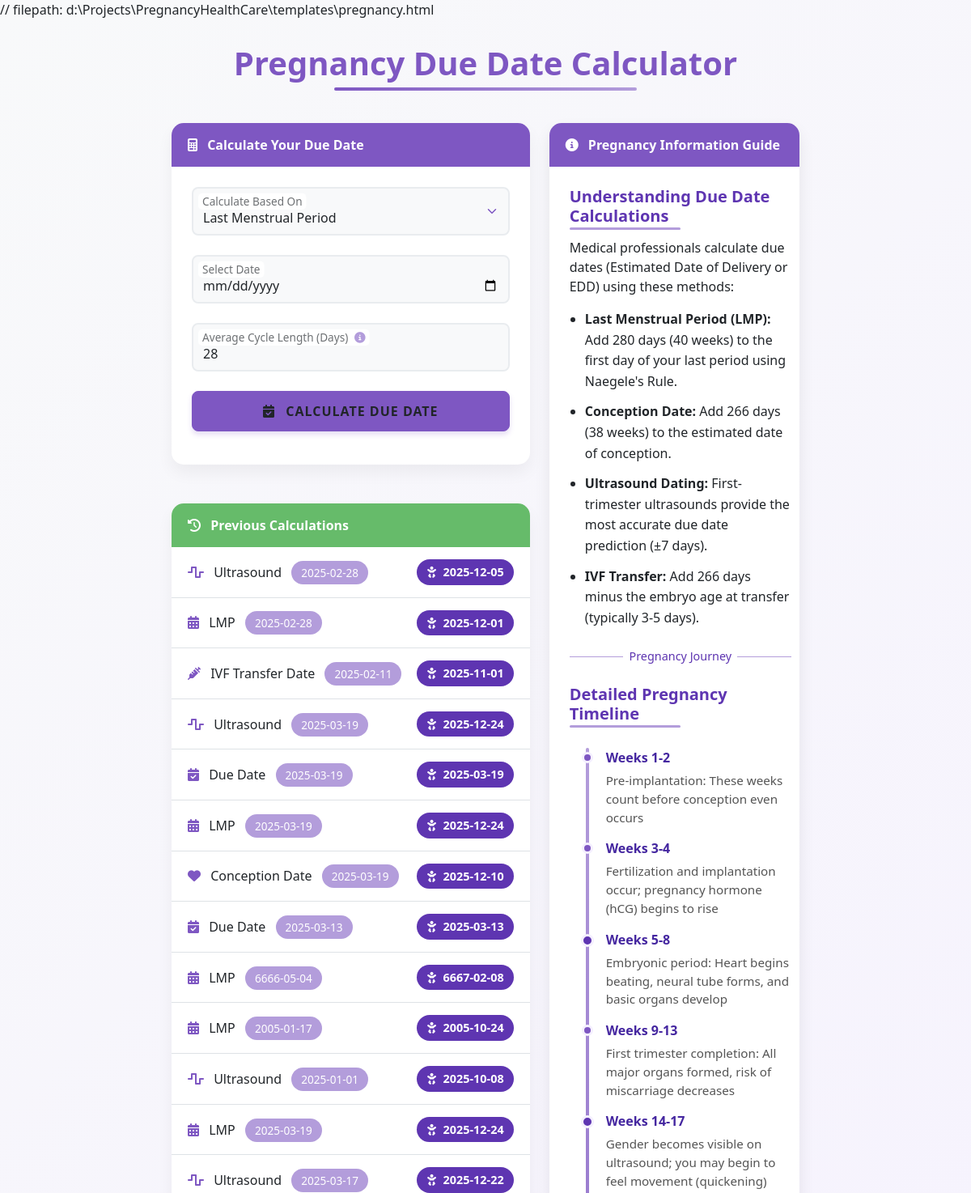
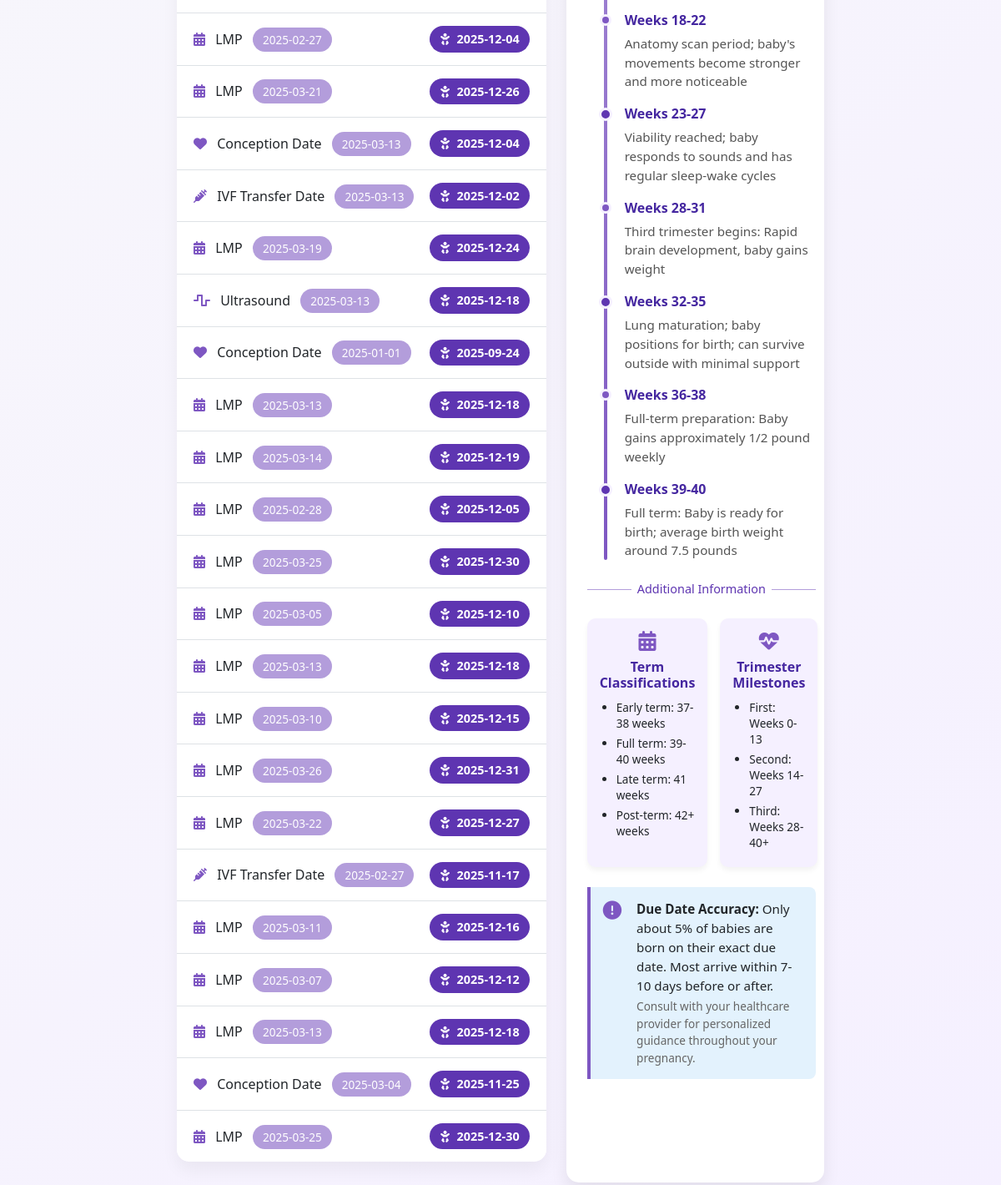
The page /pregnancy on the database its author committed (2 pictures, top to bottom).
### tables this page shows
CREATE TABLE pregnancy_records (
    
    id INTEGER PRIMARY KEY AUTOINCREMENT,
    date_type TEXT NOT NULL,
    input_date TEXT NOT NULL,
    cycle_length INTEGER DEFAULT 28,
    embryo_age INTEGER DEFAULT 0,
    calculated_due_date TEXT NOT NULL
);

### app.py (the view)
@app.route('/pregnancy')
def pregnancy():
    conn = get_db_connection()
    cur = conn.cursor()
    cur.execute('SELECT id, date_type, input_date, calculated_due_date FROM pregnancy_records')
    pregnancy_data = cur.fetchall()
    conn.close()
    return render_template('pregnancy.html', pregnancy_data=pregnancy_data)

### app.py (called while the page is built)
def get_db_connection():
    conn = sqlite3.connect(DATABASE)
    conn.row_factory = sqlite3.Row
    return conn

### templates/pregnancy.html (shortened to what this page needs)
<!DOCTYPE html>
<html lang="en">
<head>
    <link rel="stylesheet" href="https://cdn.jsdelivr.net/npm/bootstrap@5.3.0/dist/css/bootstrap.min.css">
    <link rel="stylesheet" href="https://cdnjs.cloudflare.com/ajax/libs/animate.css/4.1.1/animate.min.css">
    <link rel="stylesheet" href="https://cdnjs.cloudflare.com/ajax/libs/font-awesome/6.4.0/css/all.min.css">
</head>
<body>
    <div class="container">
        <div class="page-header">
            <h1 class="page-title">Pregnancy Due Date Calculator</h1>
        </div>
        <div class="row">
            <div class="col-md-7">
                <div class="calculator-card">
                    <div class="card-header">
                        <i class="fas fa-calculator me-2"></i> Calculate Your Due Date
                    </div>
                    <div class="card-body">
                        <form id="pregnancy-form">
                            <div class="form-floating mb-4">
                                <select class="form-select" name="date_type" id="date_type" required>
                                    <option value="LMP">Last Menstrual Period</option>
                                </select>
                                <label for="date_type">Calculate Based On</label>
                            </div>
                            <div class="form-floating mb-4">
                                <input type="date" class="form-control" id="input_date" name="input_date" required>
                                <label for="input_date">Select Date</label>
                            </div>
                            <div class="form-floating mb-4" id="cycle_length_div">
                                <input type="number" class="form-control" id="cycle_length" name="cycle_length" value="28" min="21" max="35">
                                <label for="cycle_length">Average Cycle Length (Days) </label>
                            </div>
                            <button type="submit" class="btn btn-calculate w-100">
                                <i class="fas fa-calendar-check me-2"></i> Calculate Due Date
                            </button>
                        </form>
                    </div>
                </div>
                <div class="history-card mt-5">
                    <div class="card-header history-header">
                        <i class="fas fa-history me-2"></i> Previous Calculations
                    </div>
                    <div class="card-body history-body">
                        <ul class="list-group list-group-flush">
                            {% for record in pregnancy_data %}
                            <li class="list-group-item d-flex justify-content-between align-items-center">
                                <span>
                                    {% if record.date_type == "LMP" %}
                                        <i class="fas fa-calendar-alt date-type-icon"></i>
                                    {% elif record.date_type == "Due Date" %}
                                        <i class="fas fa-calendar-check date-type-icon"></i>
                                    {% elif record.date_type == "Ultrasound" %}
                                        <i class="fas fa-wave-square date-type-icon"></i>
                                    {% elif record.date_type == "Conception Date" %}
                                        <i class="fas fa-heart date-type-icon"></i>
                                    {% elif record.date_type == "IVF Transfer Date" %}
                                        <i class="fas fa-syringe date-type-icon"></i>
                                    {% endif %}
                                    {{ record.date_type }}
                                    <span class="date-badge ms-2">{{ record.input_date }}</span>
                                </span>
                                <span class="due-date-badge">
                                    <i class="fas fa-baby me-1"></i> {{ record.calculated_due_date }}
                                </span>
                            </li>
                            {% endfor %}
                        </ul>
                    </div>
                </div>
            </div>
            <div class="col-md-5">
                <div class="info-card">
                    <div class="card-header">
                        <i class="fas fa-info-circle me-2"></i> Pregnancy Information Guide
                    </div>
                    <div class="card-body pregnancy-info-content">
                        <h5 class="info-title">Understanding Due Date Calculations</h5>
                        <p>Medical professionals calculate due dates (Estimated Date of Delivery or EDD) using these methods:</p>
                        <ul class="info-list">
                            <li><strong>Last Menstrual Period (LMP):</strong> Add 280 days (40 weeks) to the first day of your last period using Naegele's Rule.</li>
                            <li><strong>Conception Date:</strong> Add 266 days (38 weeks) to the estimated date of conception.</li>
                            <li><strong>Ultrasound Dating:</strong> First-trimester ultrasounds provide the most accurate due date prediction (±7 days).</li>
                            <li><strong>IVF Transfer:</strong> Add 266 days minus the embryo age at transfer (typically 3-5 days).</li>
                        </ul>
                        <div class="divider my-4"><span>Pregnancy Journey</span></div>
                        <h5 class="info-title">Detailed Pregnancy Timeline</h5>
                        <div class="timeline">
                            <div class="timeline-item">
                                <span class="timeline-week">Weeks 1-2</span>
                                <p>Pre-implantation: These weeks count before conception even occurs</p>
                            </div>
                            <div class="timeline-item">
                                <span class="timeline-week">Weeks 3-4</span>
                                <p>Fertilization and implantation occur; pregnancy hormone (hCG) begins to rise</p>
                            </div>
                            <div class="timeline-item highlight">
                                <span class="timeline-week">Weeks 5-8</span>
                                <p>Embryonic period: Heart begins beating, neural tube forms, and basic organs develop</p>
                            </div>
                            <div class="timeline-item">
                                <span class="timeline-week">Weeks 9-13</span>
                                <p>First trimester completion: All major organs formed, risk of miscarriage decreases</p>
                            </div>
                            <div class="timeline-item highlight">
                                <span class="timeline-week">Weeks 14-17</span>
                                <p>Gender becomes visible on ultrasound; you may begin to feel movement (quickening)</p>
                            </div>
                            <div class="timeline-item">
                                <span class="timeline-week">Weeks 18-22</span>
                                <p>Anatomy scan period; baby's movements become stronger and more noticeable</p>
                            </div>
                            <div class="timeline-item highlight">
                                <span class="timeline-week">Weeks 23-27</span>
                                <p>Viability reached; baby responds to sounds and has regular sleep-wake cycles</p>
                            </div>
                            <div class="timeline-item">
                                <span class="timeline-week">Weeks 28-31</span>
                                <p>Third trimester begins: Rapid brain development, baby gains weight</p>
                            </div>
                            <div class="timeline-item highlight">
                                <span class="timeline-week">Weeks 32-35</span>
                                <p>Lung maturation; baby positions for birth; can survive outside with minimal support</p>
                            </div>
                            <div class="timeline-item">
                                <span class="timeline-week">Weeks 36-38</span>
                                <p>Full-term preparation: Baby gains approximately 1/2 pound weekly</p>
                            </div>
                            <div class="timeline-item highlight">
                                <span class="timeline-week">Weeks 39-40</span>
                                <p>Full term: Baby is ready for birth; average birth weight around 7.5 pounds</p>
                            </div>
                        </div>
                        <div class="divider my-4"><span>Additional Information</span></div>
                        <div class="info-cards-grid">
                            <div class="mini-info-card">
                                <div class="mini-info-icon">
                                    <i class="fas fa-calendar-alt"></i>
                                </div>
                                <h6>Term Classifications</h6>
                                <ul class="small-list">
                                    <li>Early term: 37-38 weeks</li>
                                    <li>Full term: 39-40 weeks</li>
                                    <li>Late term: 41 weeks</li>
                                    <li>Post-term: 42+ weeks</li>
                                </ul>
                            </div>
                            <div class="mini-info-card">
                                <div class="mini-info-icon">
                                    <i class="fas fa-heartbeat"></i>
                                </div>
                                <h6>Trimester Milestones</h6>
                                <ul class="small-list">
                                    <li>First: Weeks 0-13</li>
                                    <li>Second: Weeks 14-27</li>
                                    <li>Third: Weeks 28-40+</li>
                                </ul>
                            </div>
                        </div>
                        <div class="info-note mt-4">
                            <i class="fas fa-exclamation-circle me-2"></i>
                            <div>
                                <p class="mb-1"><strong>Due Date Accuracy:</strong> Only about 5% of babies are born on their exact due date. Most arrive within 7-10 days before or after.</p>
                                <p class="mb-0 small">Consult with your healthcare provider for personalized guidance throughout your pregnancy.</p>
                            </div>
                        </div>
                    </div>
                </div>
            </div>
        </div>
    </div>
</body>
</html>

### rows shown on the page
pregnancy_records: date_type "Ultrasound", input_date "2025-02-28", calculated_due_date "2025-12-05"
pregnancy_records: date_type "LMP", input_date "2025-02-28", calculated_due_date "2025-12-01"
pregnancy_records: date_type "IVF Transfer Date", input_date "2025-02-11", calculated_due_date "2025-11-01"
pregnancy_records: date_type "Ultrasound", input_date "2025-03-19", calculated_due_date "2025-12-24"
pregnancy_records: date_type "Due Date", input_date "2025-03-19", calculated_due_date "2025-03-19"
pregnancy_records: date_type "LMP", input_date "2025-03-19", calculated_due_date "2025-12-24"
pregnancy_records: date_type "Conception Date", input_date "2025-03-19", calculated_due_date "2025-12-10"
pregnancy_records: date_type "Due Date", input_date "2025-03-13", calculated_due_date "2025-03-13"
pregnancy_records: date_type "LMP", input_date "6666-05-04", calculated_due_date "6667-02-08"
pregnancy_records: date_type "LMP", input_date "2005-01-17", calculated_due_date "2005-10-24"
pregnancy_records: date_type "Ultrasound", input_date "2025-01-01", calculated_due_date "2025-10-08"
pregnancy_records: date_type "LMP", input_date "2025-03-19", calculated_due_date "2025-12-24"
pregnancy_records: date_type "Ultrasound", input_date "2025-03-17", calculated_due_date "2025-12-22"
pregnancy_records: date_type "LMP", input_date "2025-02-27", calculated_due_date "2025-12-04"
pregnancy_records: date_type "LMP", input_date "2025-03-21", calculated_due_date "2025-12-26"
pregnancy_records: date_type "Conception Date", input_date "2025-03-13", calculated_due_date "2025-12-04"
pregnancy_records: date_type "IVF Transfer Date", input_date "2025-03-13", calculated_due_date "2025-12-02"
pregnancy_records: date_type "LMP", input_date "2025-03-19", calculated_due_date "2025-12-24"
pregnancy_records: date_type "Ultrasound", input_date "2025-03-13", calculated_due_date "2025-12-18"
pregnancy_records: date_type "Conception Date", input_date "2025-01-01", calculated_due_date "2025-09-24"
pregnancy_records: date_type "LMP", input_date "2025-03-13", calculated_due_date "2025-12-18"
pregnancy_records: date_type "LMP", input_date "2025-03-14", calculated_due_date "2025-12-19"
pregnancy_records: date_type "LMP", input_date "2025-02-28", calculated_due_date "2025-12-05"
pregnancy_records: date_type "LMP", input_date "2025-03-25", calculated_due_date "2025-12-30"
pregnancy_records: date_type "LMP", input_date "2025-03-05", calculated_due_date "2025-12-10"
pregnancy_records: date_type "LMP", input_date "2025-03-13", calculated_due_date "2025-12-18"
pregnancy_records: date_type "LMP", input_date "2025-03-10", calculated_due_date "2025-12-15"
pregnancy_records: date_type "LMP", input_date "2025-03-26", calculated_due_date "2025-12-31"
pregnancy_records: date_type "LMP", input_date "2025-03-22", calculated_due_date "2025-12-27"
pregnancy_records: date_type "IVF Transfer Date", input_date "2025-02-27", calculated_due_date "2025-11-17"
pregnancy_records: date_type "LMP", input_date "2025-03-11", calculated_due_date "2025-12-16"
pregnancy_records: date_type "LMP", input_date "2025-03-07", calculated_due_date "2025-12-12"
pregnancy_records: date_type "LMP", input_date "2025-03-13", calculated_due_date "2025-12-18"
pregnancy_records: date_type "Conception Date", input_date "2025-03-04", calculated_due_date "2025-11-25"
pregnancy_records: date_type "LMP", input_date "2025-03-25", calculated_due_date "2025-12-30"
